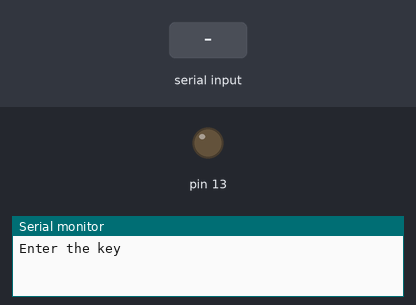
A sketch run on a simulated Arduino Uno, built with avr-gcc and run on an emulated ATmega328P. Parts: output pins drawn as LEDs (lit = HIGH), the last lines printed to the serial monitor. The test bench sets the inputs (shaded band).

Above: at 1.2 s.
1.3 s: "s" received over Serial
At 2.2 s:
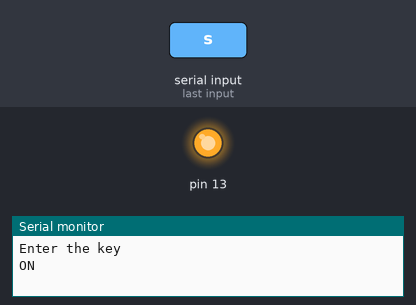
2.8 s: "d" received over Serial
At 3.3 s:
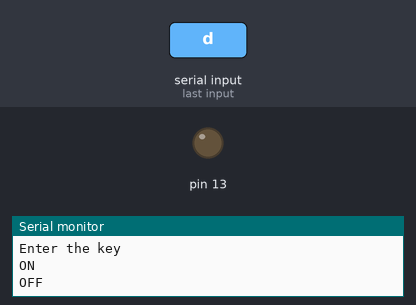
4.3 s: "S" received over Serial
At 5.5 s:
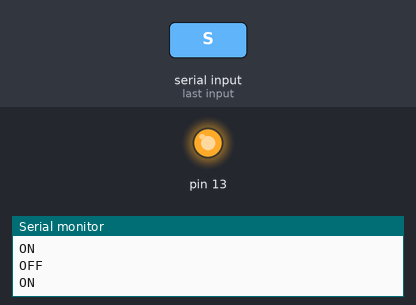
5.8 s: "D" received over Serial
At 6.8 s:
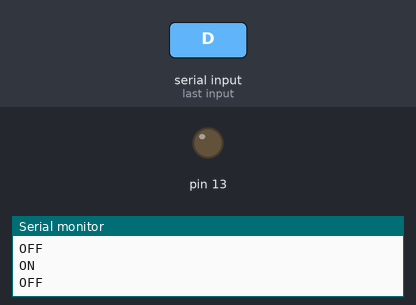
Timing chart, 0 to 8.3 s (numbered marks = the images above; inputs shaded):
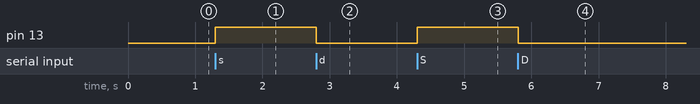

The sketch:

led.ino
```cpp
void setup()
{
pinMode(13,OUTPUT);
Serial.begin(9600);
Serial.println("Enter the key");
}

void loop()
{
if(Serial.available()>0)
{
char c = Serial.read();
if(c=='s' || c=='S'){                         //LEFT TURN
Serial.println("ON");
digitalWrite(13,HIGH);
}
if(c=='d' || c=='D'){                         //LEFT TURN
Serial.println("OFF");
digitalWrite(13,LOW);

}
}
}
```

Measured:
- after the input at 1.3 s, pin 13: LOW → HIGH at once
- after the input at 2.8 s, pin 13: HIGH → LOW at once
- after the input at 4.3 s, pin 13: LOW → HIGH at once
- after the input at 5.8 s, pin 13: HIGH → LOW at once
